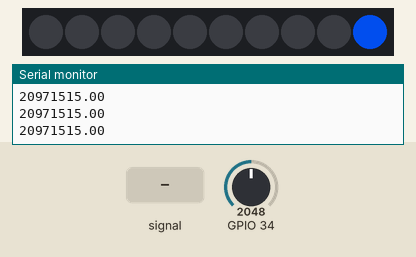
A sketch run on a simulated ESP32. Shown: 10 RGB LEDs in strip order, left to right, the last lines printed to the serial monitor. The inputs (shaded band) are chosen by the test bench; at power-on: GPIO 34 = 2048. Dim RGB values are drawn brighter than linear; random numbers use the default seed unless the sketch sets one.

Above: at 1.29 s.
1.3 s: GPIO 34 fed a 2 Hz sine of ±1228 counts around its level
At 1.46 s:
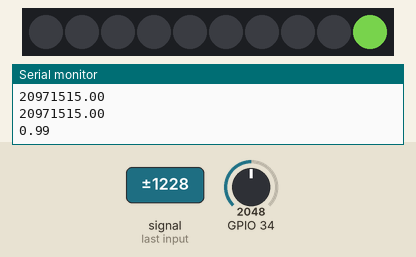
3.7 s: GPIO 34 set to 2866
At 3.93 s:
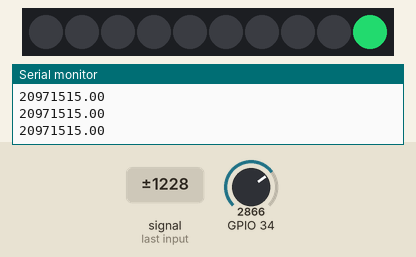
At 6.38 s:
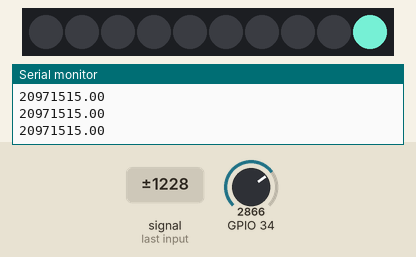
6.5 s: GPIO 34 set to 1075
9.5 s: GPIO 34 set to 957
11.0 s: GPIO 34 set to 1064
At 11.25 s:
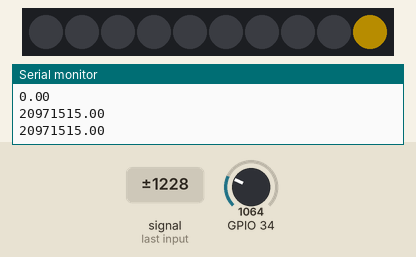

The sketch:

splice.ino
```cpp
#include <Adafruit_NeoPixel.h>

#define PIN 35
 #define LED_COUNT 10
Adafruit_NeoPixel pixels = Adafruit_NeoPixel(LED_COUNT, PIN, NEO_GRB + NEO_KHZ800);

const int sampleWindow = 50; // Sample window width in mS (50 mS = 20Hz)
unsigned int sample;

void setup()
{
   Serial.begin(115200);
   pixels.begin(); // This initializes the NeoPixel library.
randomSeed(analogRead(0));
}


void loop()
{
   unsigned long startMillis= millis();  // Start of sample window
   unsigned int peakToPeak = 0;   // peak-to-peak level

   unsigned int signalMax = 0;
   unsigned int signalMin = 1024;

   // collect data for 50 mS
   while (millis() - startMillis < sampleWindow)
   {
      sample = analogRead(34);
      if (sample < 1024)  // toss out spurious readings
      {
         if (sample > signalMax)
         {
            signalMax = sample;  // save just the max levels
         }
         else if (sample < signalMin)
         {
            signalMin = sample;  // save just the min levels
         }
      }
   }
   peakToPeak = signalMax - signalMin;  // max - min = peak-peak amplitude
   double volts = (peakToPeak * 5.0) / 1024;  // convert to volts

   Serial.println(volts);
   if(volts>3){
   colorSweep(pixels.Color(random(255),   random(255),   random(255)), 10);}

}


void colorSweep(uint32_t color, int wait) {
  for(int i=0; i<pixels.numPixels(); i++) { // For each pixel in strip...
   // pixels.setPixelColor(i, color);         //  Set pixel's color (in RAM)

   pixels.setPixelColor(i, random(255),random(255),random(255));
   if (i ==0){}
   else{
   pixels.setPixelColor(i-1,0,0,0);}
    pixels.show();                          //  Update strip to match
    delay(wait);                           //  Pause for a moment
  }
}
```

Measured:
- after the input at 11.0 s, the LEDs: first change after 0.08 s (image 4 shows a later state)
